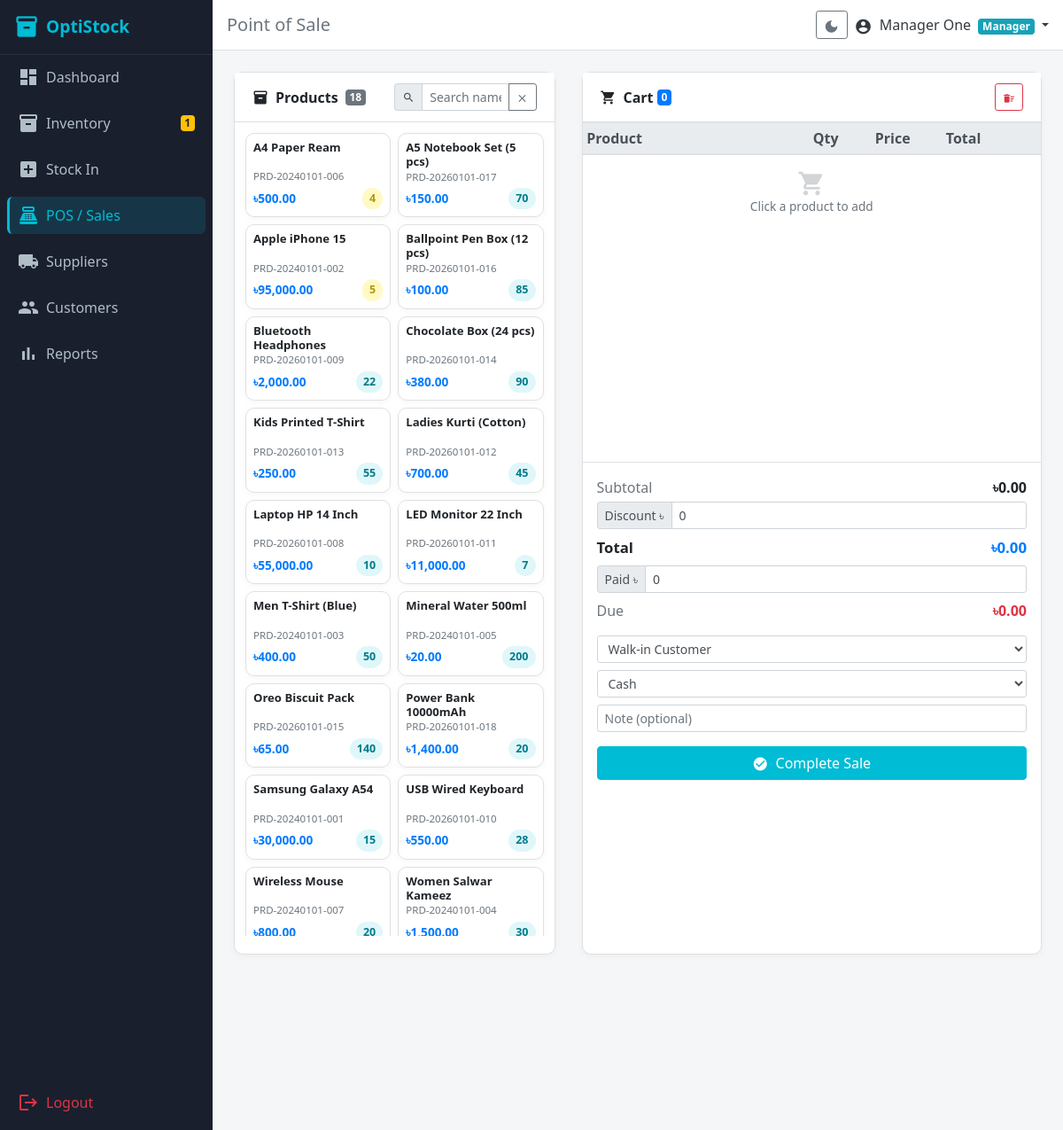
The page /modules/sales/pos.php (signed in) on the database as committed earlier.
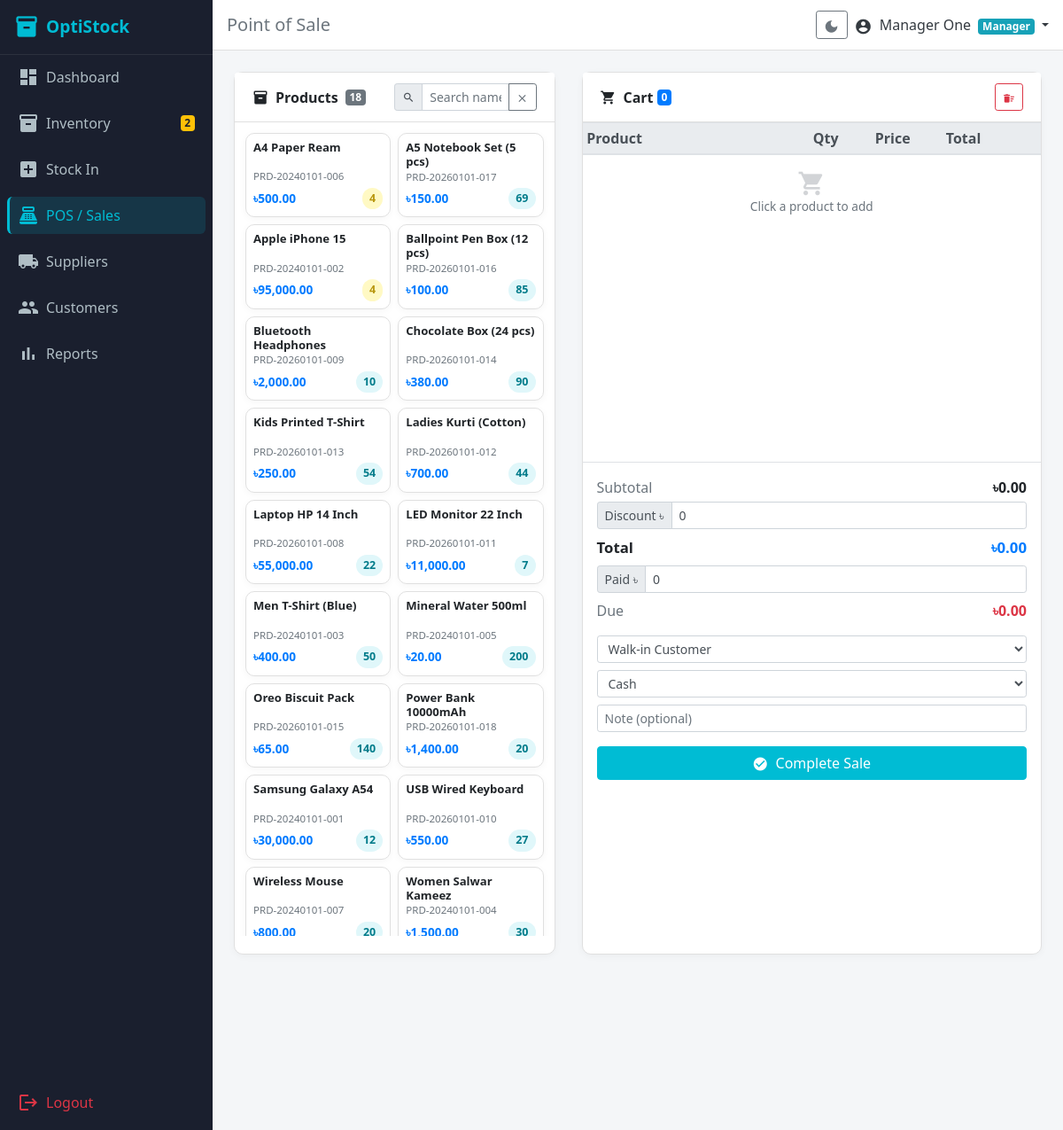
The same page on the database as committed later.
### tables this page shows
CREATE TABLE `products` (
  `id` int(10) UNSIGNED NOT NULL,
  `name` varchar(200) NOT NULL,
  `sku` varchar(50) NOT NULL,
  `barcode` varchar(100) DEFAULT NULL,
  `category_id` int(10) UNSIGNED DEFAULT NULL,
  `supplier_id` int(10) UNSIGNED DEFAULT NULL,
  `location_id` int(10) UNSIGNED DEFAULT NULL,
  `purchase_price` decimal(10,2) NOT NULL DEFAULT 0.00,
  `selling_price` decimal(10,2) NOT NULL DEFAULT 0.00,
  `quantity` int(11) NOT NULL DEFAULT 0,
  `low_stock_alert` int(11) NOT NULL DEFAULT 5,
  `description` text DEFAULT NULL,
  `status` enum('active','inactive') NOT NULL DEFAULT 'active',
  `created_at` datetime NOT NULL DEFAULT current_timestamp()
);

### modules/sales/pos.php (the view, shortened to what the changed rows need)
<?php
require_once __DIR__ . '/../../includes/auth_check.php';
$allProducts = $pdo->query(
    'SELECT id, name, sku, barcode, selling_price, quantity FROM products WHERE status = "active" ORDER BY name'
)->fetchAll();
include __DIR__ . '/../../includes/header.php';
?>
<div class="row" style="min-height:80vh;">
  <div class="col-md-5 mb-4">
    <div class="card h-100 d-flex flex-column">
      <div class="card-body p-2" style="overflow-y:auto; max-height:72vh;">
        <div class="row m-0" id="productGrid">
          <?php foreach ($allProducts as $p): ?>
          <div class="col-6 p-1 product-item"
               data-name="<?= strtolower(htmlspecialchars($p['name'])) ?>"
               data-sku="<?= strtolower(htmlspecialchars($p['sku'])) ?>"
               data-barcode="<?= htmlspecialchars($p['barcode'] ?? '') ?>">
            <div class="card pos-product-card h-100 p-2"
                 onclick="addToCart(<?= htmlspecialchars(json_encode($p)) ?>)"
                 style="cursor:pointer;">
              <div class="font-weight-bold" style="font-size:.82rem; line-height:1.2; min-height:2.4em;">
                <?= htmlspecialchars($p['name']) ?>
              </div>
              <div class="text-muted" style="font-size:.72rem;"><?= htmlspecialchars($p['sku']) ?></div>
              <div class="d-flex justify-content-between align-items-center mt-1">
                <span class="text-primary font-weight-bold" style="font-size:.85rem;">
                  ৳<?= number_format($p['selling_price'], 2) ?>
                </span>
                <?php if ($p['quantity'] <= 0): ?>
                  <span class="stock-out">Out</span>
                <?php elseif ($p['quantity'] <= 5): ?>
                  <span class="stock-low"><?= $p['quantity'] ?></span>
                <?php else: ?>
                  <span class="stock-ok"><?= $p['quantity'] ?></span>
                <?php endif; ?>
              </div>
            </div>
          </div>
          <?php endforeach; ?>
        </div>
      </div>
    </div>
  </div>
  <div class="col-md-7 mb-4">
    <div class="card h-100 d-flex flex-column">
      <div class="card-body p-0 d-flex flex-column" style="overflow:hidden;">
        <div style="overflow-y:auto; flex:1; max-height:30vh;">
          <table class="table table-sm mb-0" id="cartTable">
            <thead class="thead-light" style="position:sticky;top:0;z-index:1;">
              <tr>
                <th>Product</th>
                <th style="width:70px;">Qty</th>
                <th style="width:80px;">Price</th>
                <th style="width:80px;">Total</th>
                <th style="width:32px;"></th>
              </tr>
            </thead>
          </table>
        </div>
      </div>
    </div>
  </div>
</div>
<?php
include __DIR__ . '/../../includes/footer.php';

### includes/sidebar.php (shortened to what the changed rows need)
<?php
$lowStockCount = 0;
if (isset($pdo)) {
    try {
        $ls = $pdo->query('SELECT COUNT(*) FROM products WHERE quantity <= low_stock_alert AND status = "active"');
        $lowStockCount = (int)$ls->fetchColumn();
    } catch (Exception $e) {}
}
$currentDir  = basename(dirname($_SERVER['PHP_SELF']));
function isActive(string $dir, string $file = ''): string {
    global $currentDir, $currentPage;
    if (!$file && $currentDir === $dir) return 'active';
    return '';
}
?>
<nav class="sidebar d-flex flex-column" id="sidebar">
  <ul class="nav flex-column px-2 flex-grow-1">
    <li class="nav-item py-1">
      <a class="nav-link <?= isActive('inventory') ?>" href="<?= BASE_URL ?>/modules/inventory/index.php">
        <span class="material-icons align-middle mr-2">inventory</span>Inventory
        <?php if ($lowStockCount > 0): ?>
          <span class="badge badge-warning ml-auto float-right"><?= $lowStockCount ?></span>
        <?php endif; ?>
      </a>
    </li>
  </ul>
</nav>

Rows that differ between the two databases and show on the page:
changed products "A5 Notebook Set (5 pcs)": quantity "70" → "69"
changed products "Apple iPhone 15": quantity "5" → "4"
changed products "Bluetooth Headphones": quantity "22" → "10"
changed products "Kids Printed T-Shirt": quantity "55" → "54"
changed products "Ladies Kurti (Cotton)": quantity "45" → "44"
changed products "Laptop HP 14 Inch": quantity "10" → "22"
changed products "Samsung Galaxy A54": quantity "15" → "12"
changed products "USB Wired Keyboard": quantity "28" → "27"
Other text that changed with them:
$lowStockCount: "1" → "2"
